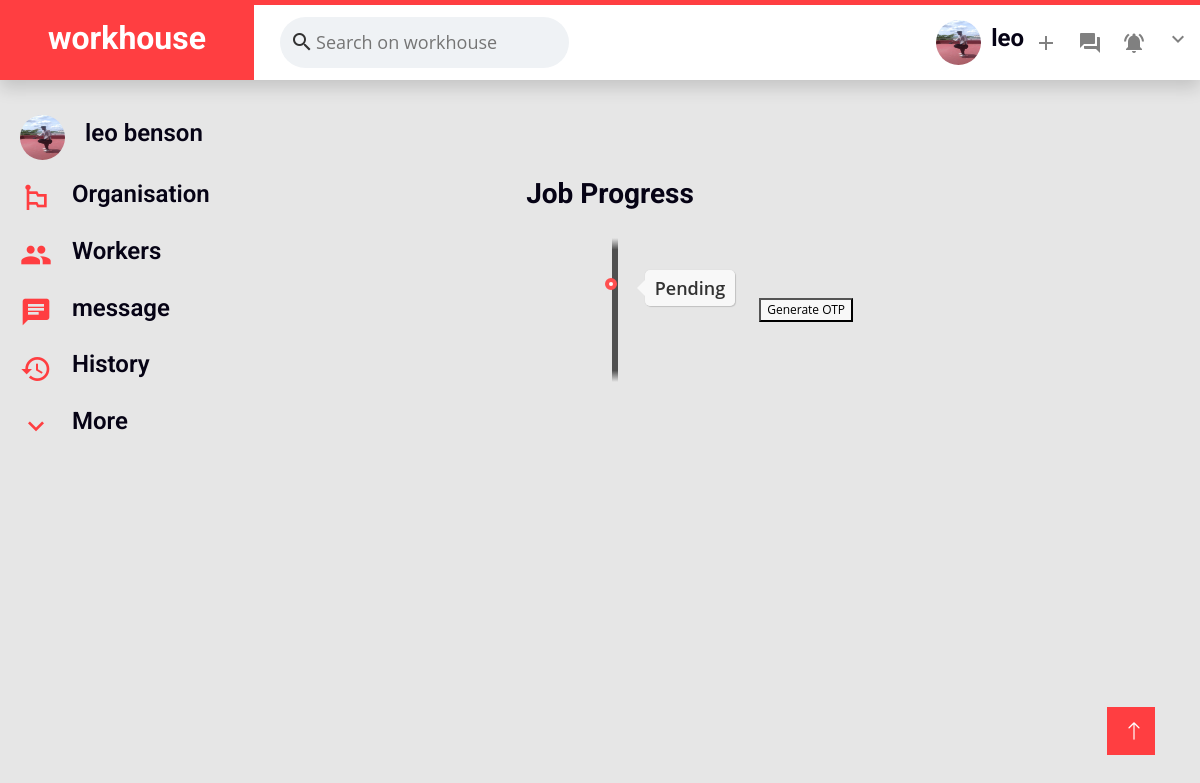
The page /view_job_progress (signed in) on the database its author committed.
### main/models.py (models this page shows, shortened)
class User(AbstractBaseUser):
    id=models.AutoField(primary_key=True)
    first_name = models.CharField(max_length=150)
    last_name = models.CharField(max_length=150)
    email = models.EmailField()
    username =models.CharField(max_length=100,unique=True)
    password = models.CharField(max_length=128)
    phone_no =models.CharField(max_length=100,unique=True)
    location =models.CharField(max_length=150)
    user_image =models.ImageField(upload_to="userProfile")
    dob =models.DateField(null=True)
    user_bio=models.CharField(max_length=150)
    type=models.CharField(max_length=100,default='user')
    address=models.CharField(max_length=300)

### main/views.py (the view)
# urls.py: path('view_job_progress',view_job_progress,name="view_job_progress")
def view_job_progress(request):
    username = request.session.get('username')
    user= User.objects.get(username=username )
    context={'user':user}
    return render(request,"progress.html",context)

### main/templates/progress.html (shortened to what this page needs)
{%load static%}
<!DOCTYPE html>
<html lang="en">
<head>
    <link href="{%static 'css/style(3).css'%}" rel="stylesheet" type="text/css">
    <link href="https://cdnjs.cloudflare.com/ajax/libs/font-awesome/5.10.0/css/all.min.css" rel="stylesheet">
    <link href="https://cdn.jsdelivr.net/npm/bootstrap-icons@1.4.1/font/bootstrap-icons.css" rel="stylesheet">
    <link href="{%static 'lib/animate/animate.min.css' %}" rel="stylesheet">
    <link href="{%static 'lib/owlcarousel/assets/owl.carousel.min.css' %}" rel="stylesheet">
    <link href="{%static 'css/bootstrap.min.css' %}" rel="stylesheet">
    <a href="#" class="btn btn-lg btn-primary btn-lg-square rounded-0 back-to-top"><i class="bi bi-arrow-up"></i></a>
  </head>
<body>
    <nav class="navbar navbar-expand-lg bg-white navbar-light shadow border-top border-5 border-primary sticky-top p-0">
        <div class="header__left">
            <a href="index.html" class="navbar-brand bg-primary d-flex align-items-center px-4 px-lg-5">
                <h2 class="mb-2 text-white">workhouse</h2>
            </a>
            <div class="header__input">
              <span class="material-icons"> search </span>
              <input type="text" placeholder="Search on workhouse" />
            </div>
          </div>
        <div class="collapse navbar-collapse" id="navbarCollapse">
            <div class="navbar-nav ms-auto p-4 p-lg-0">
                <div class="header__right">
                    <div class="header__info">
                      <img
                        class="user__avatar"
                        src="/media/{{user.user_image}}"
                        alt=""
                        width="45"
                        height="45"
                      />
                      <h4>{{user.username}}</h4>
                    </div>
                    <span class="material-icons"> add </span>
                    <span class="material-icons"> forum </span>
                    <span class="material-icons"> notifications_active </span>
                    <div class="nav-item dropdown">
                    <span href="#" class="material-icons" data-bs-toggle="dropdown" style="pointer-events: none;"> expand_more </span>
                    </div>
                  </div>
                </div>
            </div>
    </nav>
    <div class="main__body ">
        <div class="sidebar">
          <div class="sidebarRow">
            <img
              class="user__avatar"
              src="/media/{{user.user_image}}"
              alt="" width="45" height="45"
            />
            <h4>{{user.first_name}} {{user.last_name}}</h4>
          </div>
          <div class="sidebarRow">
            <span class="material-icons"> emoji_flags </span>
            <h4>Organisation</h4>
          </div>
          <div class="sidebarRow">
            <span class="material-icons"> people </span>
            <h4>Workers</h4>
          </div>
          <div class="sidebarRow">
            <span class="material-icons"> chat </span>
            <h4>message</h4>
          </div>
          <div class="sidebarRow">
            <span class="material-icons"> history </span>
            <h4>History</h4>
          </div>
          <div class="sidebarRow">
            <span class="material-icons"> expand_more </span>
            <h4>More</h4>
          </div>
        </div>
       <div class="feed">
        <h3>Job Progress</h3>
<ul class="timeline">
    <section id="section1" style="display: block;">
	<li>
		<div class="direction-r">
			<div class="flag-wrapper">
				<span class="flag">Pending</span>
				<span class="time-wrapper p-4"><button class="time" id="btn1">Generate OTP</button></span>
			</div>
		</div>
	</li>
</section>
</ul>
       </div>
        <div style="flex: 0.33" class="widgets">
        </div>
      </div>
</body>
</html>

### main/static/css/style(3).css (style rules this page uses)
:root { --primary: #FF3E41; --secondary: #51CFED; --light: #F8F2F0; --dark: #060315; }
*, *::before, *::after { box-sizing: border-box; }
.back-to-top { position: fixed; display: none; right: 45px; bottom: 45px; z-index: 99; }
.btn { font-weight: 600; transition: .5s; }
.btn.btn-primary, .btn.btn-secondary { color: #FFFFFF; }
.btn-lg-square { width: 48px; height: 48px; }
.btn-square, .btn-sm-square, .btn-lg-square { padding: 0; display: flex; align-items: center; justify-content: center; font-weight: normal; }
.navbar-light .navbar-brand, .navbar-light a.btn { height: 75px; }
.navbar-light.sticky-top { top: -100px; transition: .5s; right: 0; }
* { margin: 0; box-sizing: border-box; }
.user__avatar { border-radius: 50%; width: 45px; }
.header__left { display: flex; align-items: center; justify-content: space-evenly; }
.header__input { display: flex; align-items: center; background-color: #eff2f5; padding: 10px; margin-left: 10px; border-radius: 999px; }
.header__input input { border: none; background-color: transparent; outline-width: 0; }
.header__info { display: flex; align-items: center; }
.header__info h4 { margin-left: 10px; }
.header__right { display: flex; align-items: center; }
.header__right .material-icons { color: gray; margin: 0 10px; right: 0; }
.sidebarRow { display: flex; align-items: center; padding: 10px; cursor: pointer; }
.sidebarRow h4 { margin-left: 20px; font-weight: 600; }
.sidebarRow .material-icons { font-size: xx-large; color: #FF3E41; }
.main__body { display: flex; }
body { background-color: #f1f2f5; }
.feed { flex: 1; padding: 30px 100px; display: flex; flex-direction: column; justify-content: center; align-items: center; }
.sidebar { padding: 25px 10px; flex: 0.33; }
@media (min-width: 769px) and (max-width: 1440px) { .feed { width: 50%; padding: 10px 50px; } }
html, .button { background: none; border: none; outline: none; cursor: pointer; transition: background-color ease 0.2s; }

### rows shown on the page
User: user_image (picture), username "leo", first_name "leo", last_name "benson"
